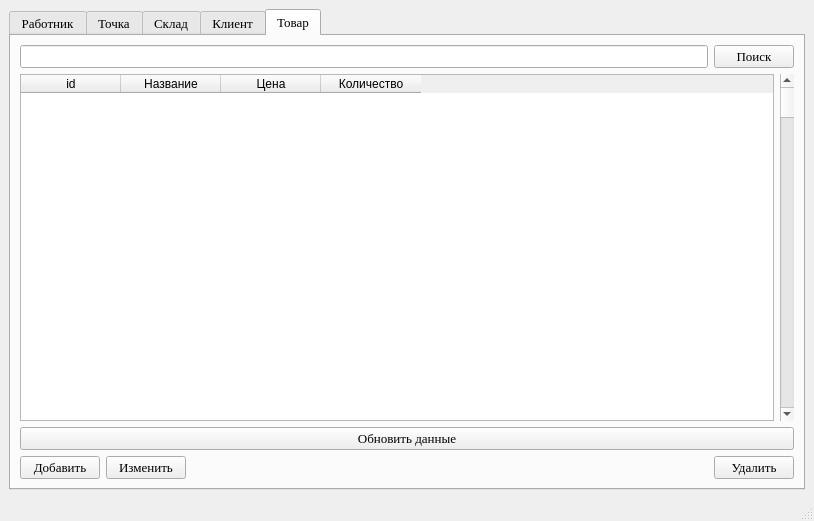
<?xml version="1.0" encoding="UTF-8"?>
<ui version="4.0">
 <class>MainWindow</class>
 <widget class="QMainWindow" name="MainWindow">
  <property name="geometry">
   <rect>
    <x>0</x>
    <y>0</y>
    <width>814</width>
    <height>521</height>
   </rect>
  </property>
  <property name="windowTitle">
   <string>MainWindow</string>
  </property>
  <widget class="QWidget" name="centralwidget">
   <layout class="QVBoxLayout" name="verticalLayout">
    <item>
     <widget class="QTabWidget" name="tabWiget">
      <property name="font">
       <font>
        <family>Times New Roman</family>
        <pointsize>10</pointsize>
       </font>
      </property>
      <property name="currentIndex">
       <number>4</number>
      </property>
      <widget class="QWidget" name="worker">
       <attribute name="title">
        <string>Работник</string>
       </attribute>
       <layout class="QHBoxLayout" name="horizontalLayout_21"/>
      </widget>
      <widget class="QWidget" name="point">
       <attribute name="title">
        <string>Точка</string>
       </attribute>
       <layout class="QVBoxLayout" name="verticalLayout_9">
        <item>
         <layout class="QVBoxLayout" name="verticalLayout_8">
          <item>
           <layout class="QVBoxLayout" name="verticalLayout_7">
            <item>
             <layout class="QHBoxLayout" name="horizontalLayout_16">
              <item>
               <widget class="QLineEdit" name="linePoint"/>
              </item>
              <item>
               <widget class="QPushButton" name="SearchPoint">
                <property name="text">
                 <string>Поиск</string>
                </property>
               </widget>
              </item>
             </layout>
            </item>
            <item>
             <layout class="QHBoxLayout" name="horizontalLayout_7">
              <item>
               <widget class="QTableWidget" name="TablePoint">
                <property name="enabled">
                 <bool>true</bool>
                </property>
                <column>
                 <property name="text">
                  <string>id</string>
                 </property>
                </column>
                <column>
                 <property name="text">
                  <string>Адрес</string>
                 </property>
                </column>
                <column>
                 <property name="text">
                  <string>Доход</string>
                 </property>
                </column>
                <column>
                 <property name="text">
                  <string>Товар</string>
                 </property>
                </column>
                <column>
                 <property name="text">
                  <string>Количество работников </string>
                 </property>
                </column>
               </widget>
              </item>
              <item>
               <widget class="QScrollBar" name="verticalScrollBar_2">
                <property name="orientation">
                 <enum>Qt::Vertical</enum>
                </property>
               </widget>
              </item>
             </layout>
            </item>
           </layout>
          </item>
          <item>
           <widget class="QPushButton" name="PointUpdate">
            <property name="text">
             <string>Обновить данные</string>
            </property>
           </widget>
          </item>
          <item>
           <layout class="QHBoxLayout" name="horizontalLayout_17">
            <item>
             <layout class="QHBoxLayout" name="horizontalLayout_18">
              <item>
               <layout class="QHBoxLayout" name="horizontalLayout_19">
                <item>
                 <layout class="QHBoxLayout" name="horizontalLayout_20">
                  <item>
                   <widget class="QPushButton" name="AddPoint">
                    <property name="text">
                     <string>Добавить</string>
                    </property>
                   </widget>
                  </item>
                  <item>
                   <widget class="QPushButton" name="ChangePoint">
                    <property name="text">
                     <string>Изменить</string>
                    </property>
                   </widget>
                  </item>
                 </layout>
                </item>
                <item>
                 <spacer name="horizontalSpacer_4">
                  <property name="orientation">
                   <enum>Qt::Horizontal</enum>
                  </property>
                  <property name="sizeHint" stdset="0">
                   <size>
                    <width>238</width>
                    <height>18</height>
                   </size>
                  </property>
                 </spacer>
                </item>
               </layout>
              </item>
             </layout>
            </item>
            <item>
             <widget class="QPushButton" name="DeletePoint">
              <property name="text">
               <string>Удалить</string>
              </property>
             </widget>
            </item>
           </layout>
          </item>
         </layout>
        </item>
       </layout>
      </widget>
      <widget class="QWidget" name="Storage">
       <attribute name="title">
        <string>Склад</string>
       </attribute>
       <layout class="QVBoxLayout" name="verticalLayout_10">
        <item>
         <layout class="QVBoxLayout" name="verticalLayout_4">
          <item>
           <layout class="QVBoxLayout" name="verticalLayout_3">
            <item>
             <layout class="QHBoxLayout" name="horizontalLayout_8">
              <item>
               <widget class="QLineEdit" name="lineStorage"/>
              </item>
              <item>
               <widget class="QPushButton" name="SearchStorage">
                <property name="text">
                 <string>Поиск</string>
                </property>
               </widget>
              </item>
             </layout>
            </item>
            <item>
             <layout class="QHBoxLayout" name="horizontalLayout_9">
              <item>
               <widget class="QTableWidget" name="tableWidget_3">
                <column>
                 <property name="text">
                  <string>id</string>
                 </property>
                </column>
                <column>
                 <property name="text">
                  <string>Название товара </string>
                 </property>
                </column>
                <column>
                 <property name="text">
                  <string>Количество на складе</string>
                 </property>
                </column>
                <column>
                 <property name="text">
                  <string>Цена</string>
                 </property>
                </column>
                <column>
                 <property name="text">
                  <string>Поставщик</string>
                 </property>
                </column>
               </widget>
              </item>
              <item>
               <widget class="QScrollBar" name="verticalScrollBar_3">
                <property name="orientation">
                 <enum>Qt::Vertical</enum>
                </property>
               </widget>
              </item>
             </layout>
            </item>
           </layout>
          </item>
          <item>
           <widget class="QPushButton" name="StorageUpdate">
            <property name="text">
             <string>Обновить данные</string>
            </property>
           </widget>
          </item>
         </layout>
        </item>
       </layout>
      </widget>
      <widget class="QWidget" name="Client">
       <attribute name="title">
        <string>Клиент</string>
       </attribute>
       <layout class="QVBoxLayout" name="verticalLayout_11">
        <item>
         <layout class="QVBoxLayout" name="verticalLayout_6">
          <item>
           <layout class="QHBoxLayout" name="horizontalLayout_13">
            <item>
             <widget class="QLineEdit" name="lineClient"/>
            </item>
            <item>
             <widget class="QPushButton" name="SearchClient">
              <property name="text">
               <string>Поиск</string>
              </property>
             </widget>
            </item>
           </layout>
          </item>
          <item>
           <layout class="QHBoxLayout" name="horizontalLayout_14">
            <item>
             <widget class="QTableWidget" name="tableClient">
              <column>
               <property name="text">
                <string>id</string>
               </property>
              </column>
              <column>
               <property name="text">
                <string>ФИО</string>
               </property>
              </column>
              <column>
               <property name="text">
                <string>Телефон</string>
               </property>
              </column>
             </widget>
            </item>
            <item>
             <widget class="QScrollBar" name="verticalScrollBar_5">
              <property name="orientation">
               <enum>Qt::Vertical</enum>
              </property>
             </widget>
            </item>
           </layout>
          </item>
          <item>
           <widget class="QPushButton" name="ClientUpdate">
            <property name="text">
             <string>Обновить данные</string>
            </property>
           </widget>
          </item>
          <item>
           <layout class="QHBoxLayout" name="horizontalLayout_15">
            <item>
             <widget class="QPushButton" name="AddClient">
              <property name="text">
               <string>Добавить</string>
              </property>
             </widget>
            </item>
            <item>
             <widget class="QPushButton" name="ChangeClient">
              <property name="text">
               <string>Изменить</string>
              </property>
             </widget>
            </item>
            <item>
             <spacer name="horizontalSpacer_3">
              <property name="orientation">
               <enum>Qt::Horizontal</enum>
              </property>
              <property name="sizeHint" stdset="0">
               <size>
                <width>158</width>
                <height>20</height>
               </size>
              </property>
             </spacer>
            </item>
            <item>
             <widget class="QPushButton" name="DeleteClient">
              <property name="text">
               <string>Удалить</string>
              </property>
             </widget>
            </item>
           </layout>
          </item>
         </layout>
        </item>
       </layout>
      </widget>
      <widget class="QWidget" name="Product">
       <attribute name="title">
        <string>Товар</string>
       </attribute>
       <layout class="QVBoxLayout" name="verticalLayout_12">
        <item>
         <layout class="QVBoxLayout" name="verticalLayout_5">
          <item>
           <layout class="QHBoxLayout" name="horizontalLayout_12">
            <item>
             <widget class="QLineEdit" name="lineProduct"/>
            </item>
            <item>
             <widget class="QPushButton" name="SearchProduct">
              <property name="text">
               <string>Поиск</string>
              </property>
             </widget>
            </item>
           </layout>
          </item>
          <item>
           <layout class="QHBoxLayout" name="horizontalLayout_10">
            <item>
             <widget class="QTableWidget" name="tableProduct">
              <column>
               <property name="text">
                <string>id</string>
               </property>
              </column>
              <column>
               <property name="text">
                <string>Название</string>
               </property>
              </column>
              <column>
               <property name="text">
                <string>Цена</string>
               </property>
              </column>
              <column>
               <property name="text">
                <string>Количество</string>
               </property>
              </column>
             </widget>
            </item>
            <item>
             <widget class="QScrollBar" name="verticalScrollBar_4">
              <property name="orientation">
               <enum>Qt::Vertical</enum>
              </property>
             </widget>
            </item>
           </layout>
          </item>
          <item>
           <widget class="QPushButton" name="ProductUpdate">
            <property name="text">
             <string>Обновить данные</string>
            </property>
           </widget>
          </item>
          <item>
           <layout class="QHBoxLayout" name="horizontalLayout_11">
            <item>
             <widget class="QPushButton" name="AddProduct">
              <property name="text">
               <string>Добавить</string>
              </property>
             </widget>
            </item>
            <item>
             <widget class="QPushButton" name="ChangeProduct">
              <property name="text">
               <string>Изменить</string>
              </property>
             </widget>
            </item>
            <item>
             <spacer name="horizontalSpacer_2">
              <property name="orientation">
               <enum>Qt::Horizontal</enum>
              </property>
              <property name="sizeHint" stdset="0">
               <size>
                <width>158</width>
                <height>20</height>
               </size>
              </property>
             </spacer>
            </item>
            <item>
             <widget class="QPushButton" name="DeleteProduct">
              <property name="text">
               <string>Удалить</string>
              </property>
             </widget>
            </item>
           </layout>
          </item>
         </layout>
        </item>
       </layout>
      </widget>
     </widget>
    </item>
   </layout>
  </widget>
  <widget class="QMenuBar" name="menubar">
   <property name="geometry">
    <rect>
     <x>0</x>
     <y>0</y>
     <width>814</width>
     <height>26</height>
    </rect>
   </property>
  </widget>
  <widget class="QStatusBar" name="statusbar"/>
 </widget>
 <resources/>
 <connections/>
</ui>
